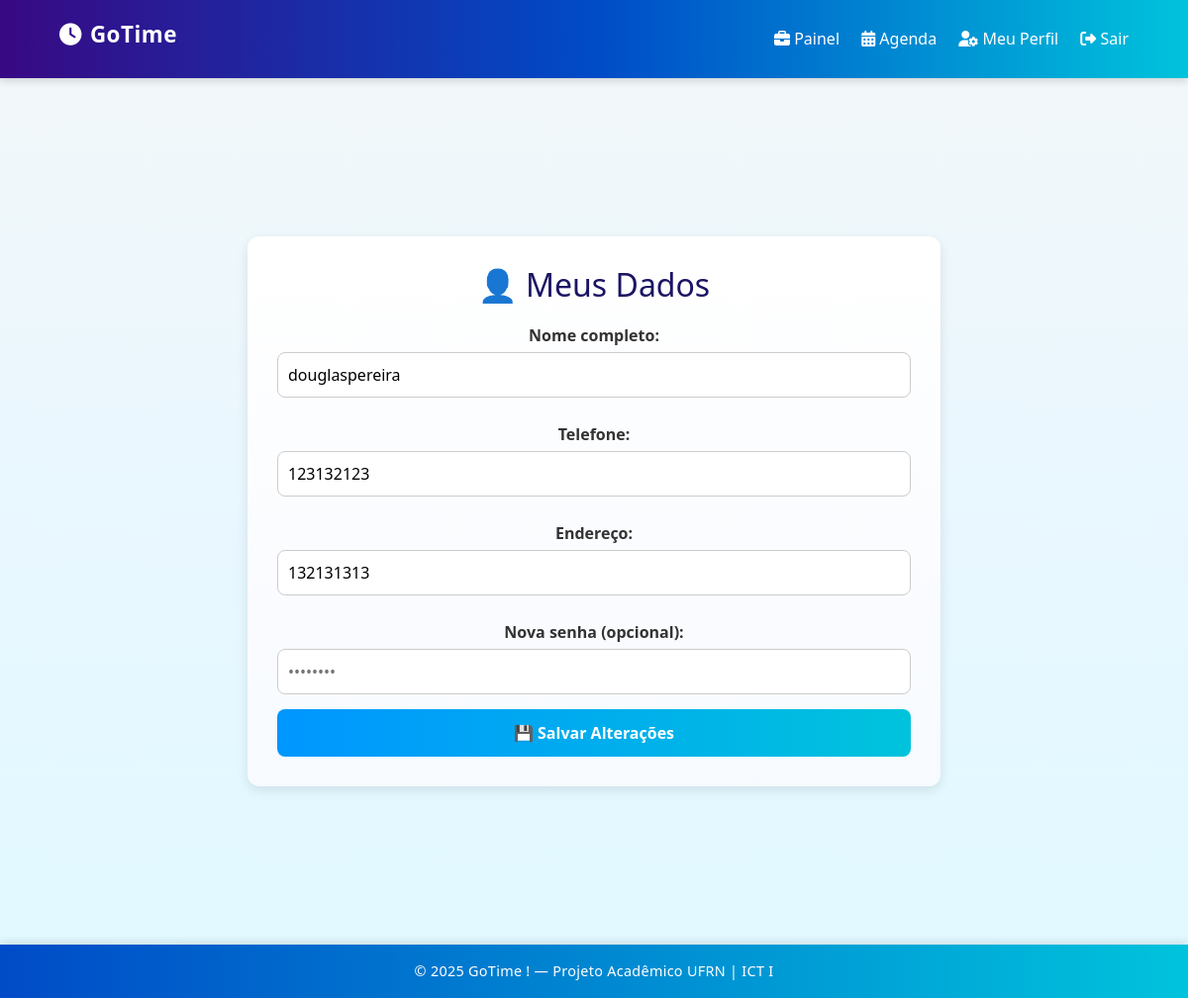
/meus-dados/ (signed in), run on the app's committed database.
### servicos/models.py (models this page shows, shortened)
class Perfil(models.Model):
    user = models.OneToOneField(User, on_delete=models.CASCADE)
    nome_completo = models.CharField(max_length=100)
    telefone = models.CharField(max_length=20)
    endereco = models.CharField(max_length=200)
    cpf_cnpj = models.CharField(max_length=20)
    is_profissional = models.BooleanField(default=False)
    servicos = models.ManyToManyField('Servico', blank=True, related_name='profissionais')

### servicos/views.py (the view, shortened to what this page needs)
# urls.py: path('meus-dados/', views.meus_dados, name='meus_dados'),
@login_required
def meus_dados(request):
    perfil = Perfil.objects.get(user=request.user)
    return render(request, 'servicos/meus_dados.html', {'perfil': perfil})

### servicos/templates/servicos/meus_dados.html (shortened to what this page needs)
{% extends 'servicos/base.html' %}
{% block content %}
<section class="dados-section">
    <h2>👤 Meus Dados</h2>
    <form method="POST">
        <label>Nome completo:</label>
        <input type="text" name="nome_completo" value="{{ perfil.nome_completo }}" required>
        <label>Telefone:</label>
        <input type="text" name="telefone" value="{{ perfil.telefone }}" required>
        <label>Endereço:</label>
        <input type="text" name="endereco" value="{{ perfil.endereco }}" required>
        <label>Nova senha (opcional):</label>
        <input type="password" name="nova_senha" placeholder="••••••••">
        <button type="submit" class="btn-salvar">💾 Salvar Alterações</button>
    </form>
</section>
{% endblock %}

### servicos/static/servicos/css/style.css (style rules this page uses)
:root { --cor-primaria: #0078D7; --cor-secundaria: #005fa3; --cor-gradiente: linear-gradient(180deg, #e9f1ff 0%, #f8faff 100%); --cor-fundo: #f8faff; --cor-texto: #222; --cor-branca: #fff; --sombra: 0 6px 18px rgba(0, 0, 0, 0.08); }
* { margin: 0; padding: 0; box-sizing: border-box; font-family: "Segoe UI", Arial, sans-serif; }
body { background: var(--cor-gradiente); color: var(--cor-texto); min-height: 100vh; display: flex; flex-direction: column; animation: fadeIn 0.8s ease-in; }

### servicos/templates/servicos/base.html (style rules this page uses)
:root { --roxo-profundo: #380983; --azul-intenso: #004bc7; --azul-claro: #0096ff; --ciano: #00c3dc; --branco-gelo: #f4f8f8; --cinza-texto: #1e1e2f; }
body { margin: 0; font-family: 'Segoe UI', Roboto, sans-serif; background: linear-gradient(180deg, var(--branco-gelo) 0%, #e9f7ff 50%, #e0f9ff 100%); color: var(--cinza-texto); display: flex; flex-direction: column; min-height: 100vh; }

### servicos/templates/servicos/meus_dados.html (style rules this page uses)
.dados-section { background: linear-gradient(180deg, #ffffff, #f7faff); padding: 30px; border-radius: 12px; box-shadow: 0 4px 12px rgba(0,0,0,0.1); width: 90%; max-width: 700px; margin: 40px auto; animation: fadeIn 0.3s ease; }
.dados-section h2 { text-align: center; color: #1b1464; margin-bottom: 20px; }
label { font-weight: 600; display: block; margin-top: 10px; color: #333; }
input { width: 100%; padding: 10px; border-radius: 8px; border: 1px solid #ccc; margin-top: 5px; margin-bottom: 15px; }
.btn-salvar { display: block; width: 100%; background: linear-gradient(90deg, #0096ff, #00c3dc); color: white; padding: 12px; border: none; border-radius: 8px; font-weight: 600; cursor: pointer; transition: 0.3s; }

### data on the page
Perfil: nome_completo "douglaspereira", telefone "123132123", endereco "132131313"
